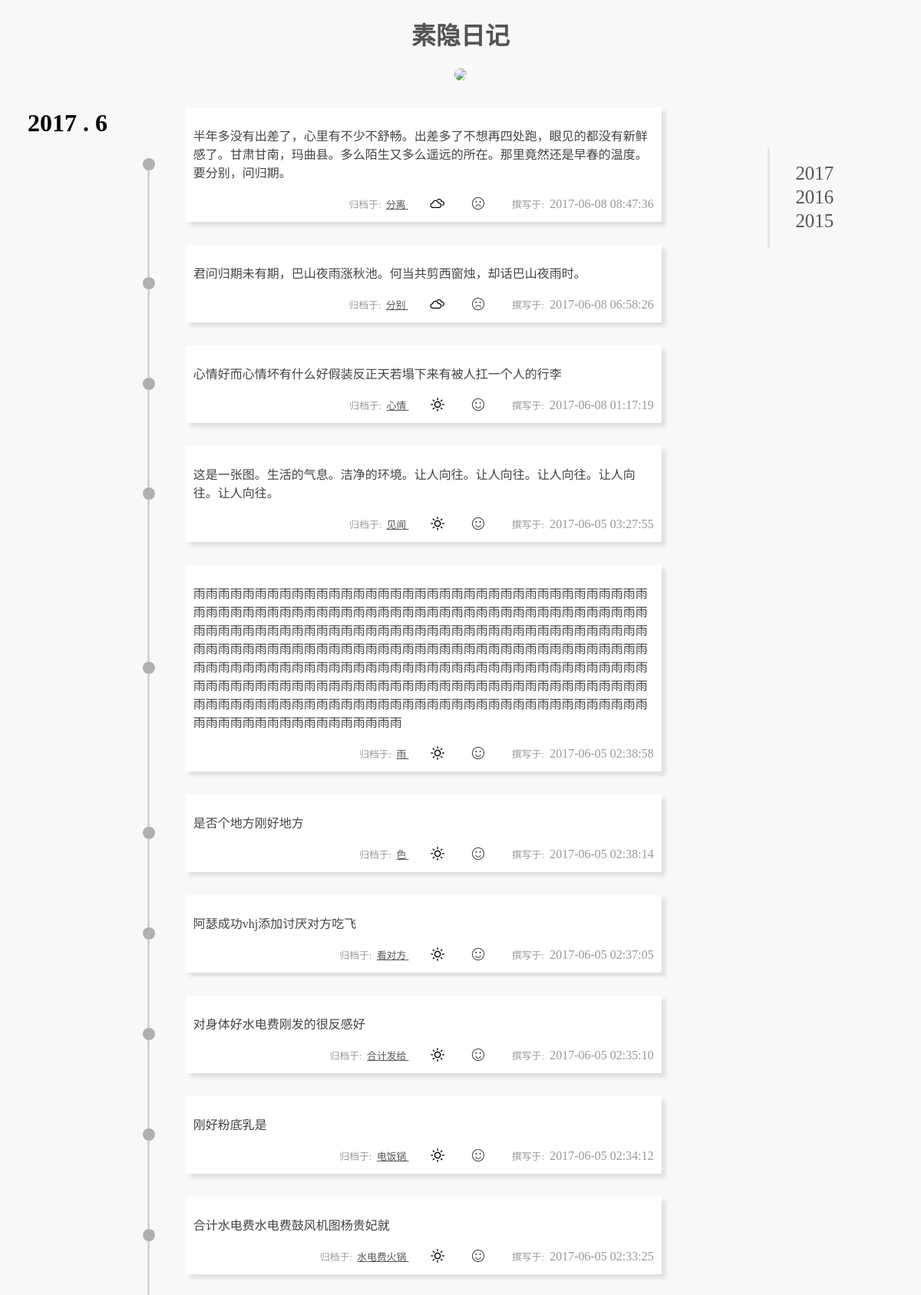
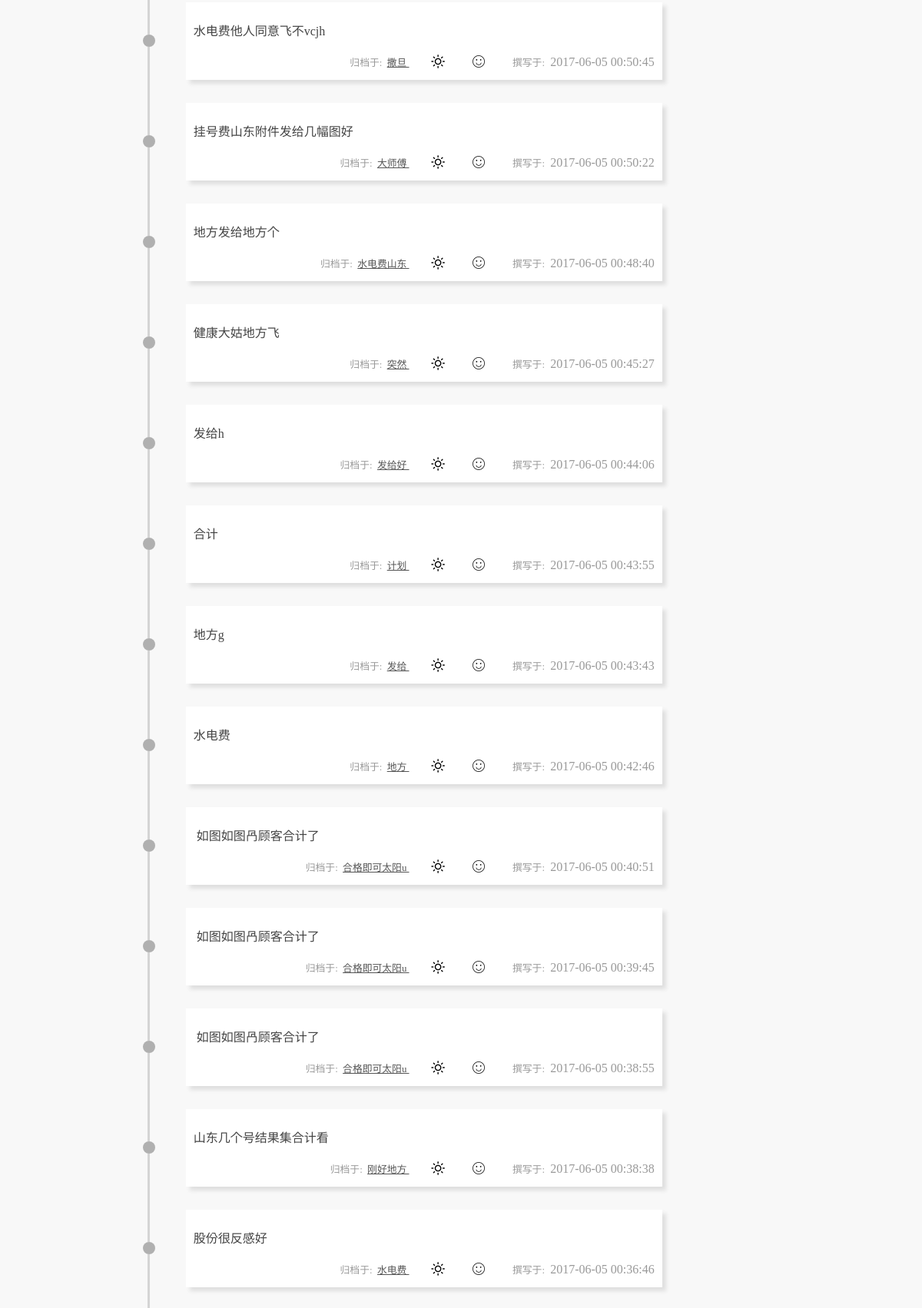
Screenshot of / (signed in, upper part) with the database file from the repository (2 pictures, top to bottom).
### tables this page shows
CREATE TABLE IF NOT EXISTS `diary` (
  `id` int(10) NOT NULL AUTO_INCREMENT,
  `title` varchar(100) NOT NULL,
  `content` text NOT NULL,
  `category` varchar(100) NOT NULL,
  `weather` varchar(50) NOT NULL DEFAULT 'wi-day-sunny',
  `emotion` varchar(50) NOT NULL DEFAULT 'calm',
  `created_at` int(11) NOT NULL,
  `updated_at` int(11) NOT NULL,
  PRIMARY KEY (`id`)
);

### index.php (the view, shortened to what this page needs)
<!DOCTYPE html>
<html lang="en">
<head>
    <link rel="stylesheet" href="css/index.css">
    <link rel="stylesheet" href="css/tingle.min.css">
    <link rel="stylesheet" href="css/weather-icons.min.css">
</head>
<body>
<div id="container">
    <div id="header">
        <h1><a href="http://localhost/jianguoCloud/TimeLineDiary" class="content-font">素隐日记</a></h1>
        <img src="https://timgsa.baidu.com/timg?image&quality=80&size=b9999_10000&sec=1497771136979&di=e2ba18116dfe8cd21268bd1858507f36&imgtype=0&src=http%3A%2F%2Fwww.qqzhi.com%2Fuploadpic%2F2014-05-06%2F050322466.jpg">
    </div>
    <div id="chose-date">
        <?php require_once 'dateSort.php'; ?>
    </div>
    <?php
        $year = isset($_GET['year']) ? (int)$_GET['year'] : (int)date('Y', $latest['latestDiary']);
        $month = isset($_GET['month']) ? (int)$_GET['month'] : (int)date('n', $latest['latestDiary']);
        if($month != 12) {
            $nextMonth = $month + 1;
            $nextYear = $year;
        } else {
            $nextYear = $year + 1;
            $nextMonth = '1';
        }
        $formatMonth = $month < 10 ? strtotime($year.'0'.$month.'01') : strtotime($year.$month.'01');
        $formatNextMonth = $nextMonth < 10 ? strtotime($nextYear.'0'.$nextMonth.'01') : strtotime($nextYear.$nextMonth.'01');
        $mysqli = new mysqli("localhost", "root", "root", "timeline_diary");
        $query = "SELECT id, title, weather, emotion, content, category, created_at FROM diary
                  WHERE created_at >= $formatMonth AND created_at < $formatNextMonth
                  ORDER BY created_at DESC";
        $result = $mysqli->query($query);
        $count = $result->num_rows;
        while($row = $result->fetch_assoc()) {
            $diaries[] = $row;
        }
    ?>
    <div id="years">
        <h1><?php echo $year.' . '.$month; ?></h1>
    </div>
    <?php if($count): ?>
        <div id="circle_line">
            <ul>
                <?php for($i = 0; $i < $count; $i++) { ?>
                    <li class="circle"></li>
                    <li class="line"></li>
                <?php } ?>
            </ul>
        </div>
        <div id="text">
            <ul>
                <?php foreach($diaries as $diary) {
                ?>
                <li class="content">
                    <p class="content-intro content-font content-color">
                        <?php
                            $content = strip_tags($diary['content']);
                            echo mb_strlen($content) > 500 ? mb_substr($content, 0, 250, 'utf-8').'...' : $content;
                        ?>
                    </p>
                    <p class="diary-time" style="float: right">
                        <span class="diary-by-text content-font">归档于:&nbsp;
                            <a class="under-line">
                                <?php echo $diary['category']; ?>
                            </a>&emsp;&emsp;
                        </span>
                        <i class="wi <?php echo $diary['weather'];?>"></i>&emsp;&emsp;
                        <img class="diary-emotion" src="images/emotion/<?php echo $diary['emotion'];?>.png" alt="心情">&emsp;&emsp;
                        <span class="diary-by-text content-font">撰写于:&nbsp;</span>
                        <?php echo date('Y-m-d H:i:s' ,$diary['created_at']);?>
                    </p>
                </li>
            <?php } ?>
            </ul>
        </div>
    <?php else: ?>
        <div id="no-diary">
        </div>
    <?php endif; ?>
</div>
</body>
</html>

### dateSort.php (shortened to what this page needs)
<?php
    $mysqli = new mysqli("localhost", "root", "root", "timeline_diary");
    $query = "SELECT created_at FROM diary
              ORDER BY created_at DESC";
    $result = $mysqli->query($query);
    if($result->num_rows) {
        $latest = $mysqli->query("SELECT MAX(created_at) as latestDiary FROM diary")->fetch_assoc();
        while($row = $result->fetch_object()) {
            $diaryDate[] = $row;
        }
?>
    <ul class="rightDateSort">
        <?php
        foreach ($diaryDate as $diary) {
            $diaryYear[] = date('Y', $diary->created_at);
            $diaryYearSort = array_unique($diaryYear);
            $diaryYearReIndex = array_values($diaryYearSort);
        }
        for($i = 0; $i < count($diaryYearReIndex); $i++) { ?>
            <li>
                <a class="saa"><?php echo $diaryYearReIndex[$i]; ?></a>
            </li>
        <?php } ?>
    </ul>
<?php } else {
    $latest = ['latestDiary' => time()];
    $result->free();
    $mysqli->close();
}?>

### css/index.css (style rules this page uses)
#container, body { margin: 0 auto; background-color: #F8F8F8; width: 1200px; }
a { text-decoration: none; color: #555; }
.under-line { text-decoration: underline; }
h1, .diary-time, #chose-date { font-family: 'Constantia'; }
li { list-style-type: none; }
#header { text-align: center; width: 100%; }
#header>img { width: 100px; width: 100px; border-radius: 50px; }
#years { padding: 1% 1% 0 3%; height: 100%; float: left; }
#circle_line { height: 100%; float: left; }
.circle { width: 16px; height: 16px; display: block; margin-left: -6.3px; background-color: #B0B0B0; border-radius: 8px; }
.line { border-left: 3px solid #D4D4D4; }
#text { float: left; width: 700px; height: 100%; }
.content { width: 600px; padding: 10px 10px; margin: 15px 0; float: left; cursor: pointer; line-height: 1.5em; background-color: #FFF; box-shadow: 5px 5px 5px #DFDFDF; }
.content-font { font-family: 方正清刻本悦宋简体; }
.content-color { color: #444; }
.diary-by-text { font-size: 0.8em; }
.diary-time { padding: 0; margin: 0; color: #999; }
.modal-emotion, .diary-emotion { width: 16px; height: 16px; margin-top: -5px; vertical-align: middle; }
#chose-date { font-size: 1.2em; border-left: 3px solid #E5E5E5; width: 160px; margin-left: 1000px; margin-top: 7%; position: fixed; cursor:pointer; }
#chose-date ul li { line-height: 1.5em; border-left: 5px solid #F8F8F8; padding-left: 7%; margin-left: -20px; }
.saa { font-size: 1.3em; }
.wi { color: #000; }

### rows the page displays
diary: content "半年多没有出差了，心里有不少不舒畅。出差多了不想再四处跑，眼见的都没有新鲜感了。甘肃甘南，玛曲县。多么陌生又多么遥远的所在。那里竟然还是早春的温度。要分别，问归期。", category "分离", emotion (picture), created_at "2017-06-08 08:47:36"
diary: content "君问归期未有期，巴山夜雨涨秋池。何当共剪西窗烛，却话巴山夜雨时。", category "分别", emotion (picture), created_at "2017-06-08 06:58:26"
diary: content "心情好而心情坏有什么好假装反正天若塌下来有被人扛一个人的行李", category "心情", emotion (picture), created_at "2017-06-08 01:17:19"
diary: content "这是一张图。生活的气息。洁净的环境。让人向往。让人向往。让人向往。让人向往。让人向往。", category "见闻", emotion (picture), created_at "2017-06-05 03:27:55"
diary: content "雨雨雨雨雨雨雨雨雨雨雨雨雨雨雨雨雨雨雨雨雨雨雨雨雨雨雨雨雨雨雨雨雨雨雨雨雨雨雨雨雨雨雨雨雨雨雨雨雨雨雨雨雨雨雨雨雨雨雨雨雨雨雨雨雨雨雨雨雨雨雨雨雨雨雨雨雨雨雨雨雨雨雨雨雨雨雨雨雨雨雨雨雨雨雨雨雨雨雨雨雨雨雨雨雨雨雨雨雨雨雨雨雨雨雨雨雨雨雨雨雨雨雨雨雨雨雨雨雨雨雨雨雨雨雨雨雨雨雨雨雨雨雨雨雨雨雨雨雨雨雨雨雨雨雨雨雨雨雨雨雨雨雨雨雨雨雨雨雨雨雨雨雨雨雨雨雨雨雨雨雨雨雨雨雨雨雨雨雨雨雨雨雨雨雨雨雨雨雨雨雨雨雨雨雨雨雨雨雨雨雨雨雨雨雨雨雨雨雨雨雨雨雨雨雨雨雨雨雨雨雨雨雨雨雨雨雨雨雨雨雨雨雨雨雨雨雨雨雨雨雨雨雨雨雨雨雨雨雨雨雨雨雨雨雨雨雨雨雨雨雨雨雨雨雨雨", category "雨", emotion (picture), created_at "2017-06-05 02:38:58"
diary: content "是否个地方刚好地方", category "色", emotion (picture), created_at "2017-06-05 02:38:14"
diary: content "阿瑟成功vhj添加讨厌对方吃飞", category "看对方", emotion (picture), created_at "2017-06-05 02:37:05"
diary: content "对身体好水电费刚发的很反感好", category "合计发给", emotion (picture), created_at "2017-06-05 02:35:10"
diary: content "刚好粉底乳是", category "电饭锅", emotion (picture), created_at "2017-06-05 02:34:12"
diary: content "合计水电费水电费鼓风机图杨贵妃就", category "水电费火锅", emotion (picture), created_at "2017-06-05 02:33:25"
diary: content "水电费他人同意飞不vcjh", category "撒旦", emotion (picture), created_at "2017-06-05 00:50:45"
diary: content "挂号费山东附件发给几幅图好", category "大师傅", emotion (picture), created_at "2017-06-05 00:50:22"
diary: content "地方发给地方个", category "水电费山东", emotion (picture), created_at "2017-06-05 00:48:40"
diary: content "健康大姑地方飞", category "突然", emotion (picture), created_at "2017-06-05 00:45:27"
diary: content "发给h", category "发给好", emotion (picture), created_at "2017-06-05 00:44:06"
diary: content "合计", category "计划", emotion (picture), created_at "2017-06-05 00:43:55"
diary: content "地方g", category "发给", emotion (picture), created_at "2017-06-05 00:43:43"
diary: content "水电费", category "地方", emotion (picture), created_at "2017-06-05 00:42:46"
diary: content "如图如图冎顾客合计了", category "合格即可太阳u", emotion (picture), created_at "2017-06-05 00:40:51"
diary: content "如图如图冎顾客合计了", category "合格即可太阳u", emotion (picture), created_at "2017-06-05 00:39:45"
diary: content "如图如图冎顾客合计了", category "合格即可太阳u", emotion (picture), created_at "2017-06-05 00:38:55"
diary: content "山东几个号结果集合计看", category "刚好地方", emotion (picture), created_at "2017-06-05 00:38:38"
diary: content "股份很反感好", category "水电费", emotion (picture), created_at "2017-06-05 00:36:46"

### other values shown
$diaryYearReIndex[$i] "2017"
$diaryYearReIndex[$i] "2016"
$diaryYearReIndex[$i] "2015"
$year "2017"
$month "6"
